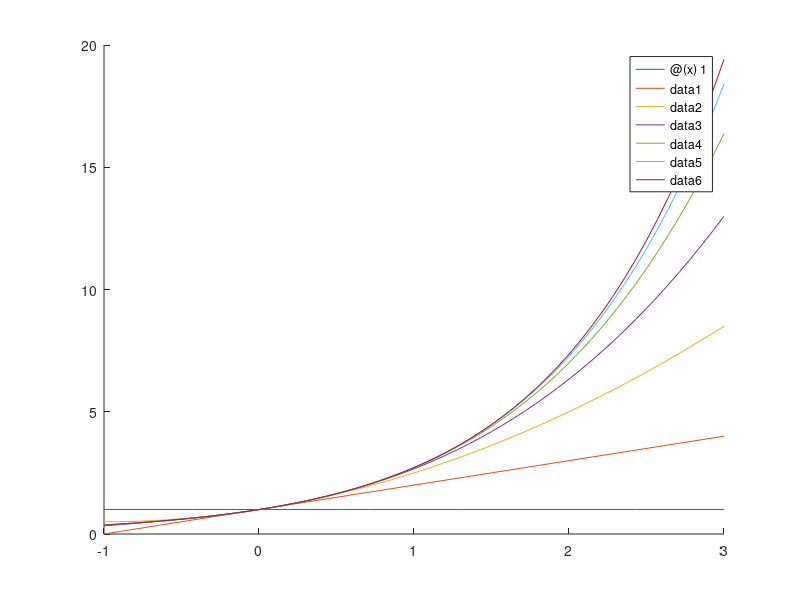

Here is the MATLAB script that generated this plot:
% 3. P_n(x) = sum(k=0->n)x^k/k!, n=1,2,3,4,5,6, x in [-1,3]
hold on;
% n = 0
T = @(x) 1;
fplot(T, [-1, 3]);

for n=1:6
    T = @(x)T(x) + (x.^n)/factorial(n);
    fplot(T, [-1, 3]);
end
        